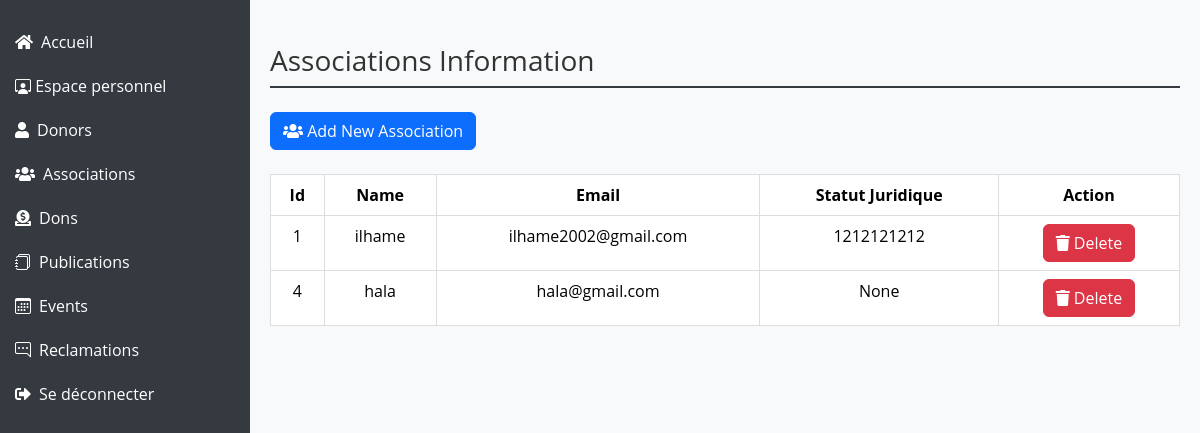
The page /users/associations/ (signed in) on the database its author committed.
### users/models.py (models this page shows, shortened)
class Association(models.Model):
    user = models.OneToOneField(User, on_delete=models.CASCADE, blank=True, null=True, related_name='dashboard_association')
    phone_number = models.CharField(max_length=20, null=True, blank=True)
    stat_juridique=models.CharField(max_length=50, null=True, blank=True)
    adresse=models.CharField(max_length=150,null=True,default=None,verbose_name='address')
    paypal_email=models.EmailField(max_length=254, default='sb-association@gmail.com',verbose_name='paypal address')
    image = models.ImageField(upload_to='admin/profile', default='Default/user.png')
    objects = models.Manager()

class User(AbstractUser):
    is_association= models.BooleanField(default=False)
    is_donor = models.BooleanField(default=False)
    is_admin = models.BooleanField(default=False)
    groups = models.ManyToManyField(Group, related_name='user_groups')
    user_permissions = models.ManyToManyField(Permission, related_name='user_permissions')
    email_confirmed = models.BooleanField(default=False)
    confirmation_token = models.CharField(max_length=100, blank=True, null=True)

### users/views.py (the view)
# urls.py: path('associations/',views.associations,name='associations'),
def associations(request):
    user = request.user
    admin = Admin.objects.filter(user=user).first()
    associations=Association.objects.all()
    context ={
        'admin': admin,
        'associations':associations,
    }
    return render (request,'users/associations.html',context)

### templates/users/associations.html (shortened to what this page needs)
{% load static %}
<!DOCTYPE html>
<html lang="en">
<head>
    <link href="https://cdn.jsdelivr.net/npm/bootstrap@5.3.2/dist/css/bootstrap.min.css" rel="stylesheet">
    <link href="https://cdnjs.cloudflare.com/ajax/libs/font-awesome/5.15.4/css/all.min.css" rel="stylesheet">
    <link href="https://cdn.jsdelivr.net/npm/bootstrap-icons/font/bootstrap-icons.css" rel="stylesheet">
</head>
<body>
<div class="sidebar">
    <ul class="nav flex-column">
        <li class="nav-item">
            <a class="nav-link text-white" href="/"><i class="fas fa-home me-2"></i>Accueil</a>
        </li>
        <li class="nav-item">
            <a class="nav-link text-white" href="{% url 'dashboardAdmin' %}"><i class="bi bi-person-workspace"></i></i> Espace personnel</a>
        </li>
        <li class="nav-item">
            <a class="nav-link text-white" href="{% url 'donors' %}"><i class="fas fa-user me-2"></i>Donors</a>
        </li>
        <li class="nav-item">
            <a class="nav-link text-white" href="{% url 'associations' %}"><i class="fas fa-users me-2"></i>Associations</a>
        </li>
        <li class="nav-item">
            <a class="nav-link text-white" href="{% url 'dons' %}"><i class="fas fa-donate me-2"></i>Dons</a>
        </li>
        <li class="nav-item">
            <a class="nav-link text-white" href="{% url 'publications' %}"><i class="bi bi-journals me-2"></i>Publications</a>
        </li>
        <li class="nav-item"><a class="nav-link" href="{% url 'events'%}">
            <i class="bi bi-calendar3 me-2"></i>Events
        </a></li>
        <li class="nav-item">
            <a class="nav-link text-white" href="{% url 'reclamations' %}"><i class="bi bi-chat-right-dots me-2"></i>Reclamations</a>
        </li>
        <li class="nav-item">
            <a class="nav-link text-white" href="{% url 'logout' %}"><i class="fas fa-sign-out-alt me-2"></i>Se déconnecter</a>
        </li>
    </ul>
</div>
<div class="main-content">
    <h1 class="mt-4">Associations Information</h1>
    <div class="mt-4 mb-4">
        <a href="{% url 'add_association' %}" class="btn btn-primary"><i class="fas fa-users"></i> Add New Association</a>
    </div>
    <div class="table-responsive mt-4">
        <table class="table table-bordered table-hover">
            <thead class="thead-dark">
                <tr>
                    <th style="text-align: center">Id</th>
                    <th style="text-align: center">Name</th>
                    <th style="text-align: center">Email</th>
                    <th style="text-align: center">Statut Juridique</th>
                    <th style="text-align: center">Action</th>
                </tr>
            </thead>
            <tbody>
                {% for association in associations %}
                <tr>
                    <td style="text-align: center">{{ association.id }}</td>
                    <td style="text-align: center">{{ association.user.first_name }}</td>
                    <td style="text-align: center">{{ association.user.email }}</td>
                    <td style="text-align: center">{{ association.stat_juridique }}</td>
                    <td style="text-align: center">
                        <a class="btn btn-danger" onclick="confirmDelete({{ association.id }})"><i class="fas fa-trash"></i> Delete</a>
                    </td>
                </tr>
                {% endfor %}
            </tbody>
        </table>
    </div>
</div>
</body>
</html>

### templates/users/associations.html (style rules this page uses)
body { font-family: 'Open Sans', sans-serif; background-color: #f8f9fa; color: #333; margin: 0; padding: 0; }
.sidebar { position: fixed; top: 0; left: 0; height: 100%; width: 250px; padding-top: 20px; background-color: #343a40; color: #fff; }
.sidebar a { padding: 10px 15px; text-decoration: none; font-size: 16px; color: #fff; display: block; }
.main-content { margin-left: 250px; padding: 20px; }
.table { width: 100%; border-collapse: collapse; }
.table th, .table td { padding: 8px; text-align: center; border: 1px solid #ddd; }
.thead-dark { background-color: #343a40; color: #fff; }
h1 { font-size: 28px; margin-bottom: 20px; padding-bottom: 8px; border-bottom: 2px solid #343a40; }

### rows shown on the page
Association: id "1", user.first_name "ilhame", user.email "ilhame2002@gmail.com", stat_juridique "1212121212"
Association: id "4", user.first_name "hala", user.email "hala@gmail.com", stat_juridique "None"
